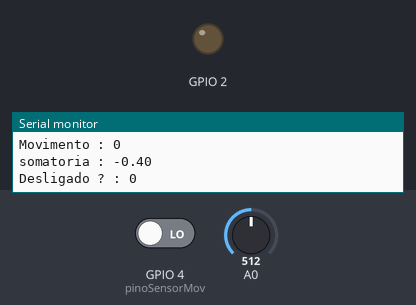
This sketch was run on a simulated ESP8266 (NodeMCU). Shown: output pins drawn as LEDs (lit = HIGH), the last lines printed to the serial monitor. The inputs (shaded band) are chosen by the test bench; at power-on: GPIO 4 (pinoSensorMov) LOW, A0 = 512. WiFi joins after 1.5 s; servers stay silent unless stated.

Above: at 3.7 s.
3.8 s: GPIO 4 (pinoSensorMov) driven HIGH
At 7.5 s:
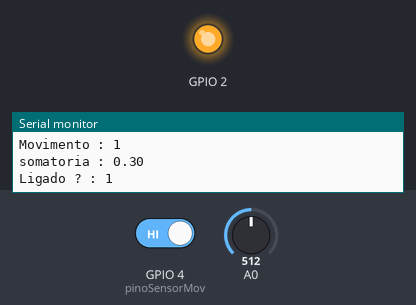
7.8 s: A0 set to 689
9.3 s: A0 set to 713
14.6 s: GPIO 4 (pinoSensorMov) driven LOW
At 17.0 s:
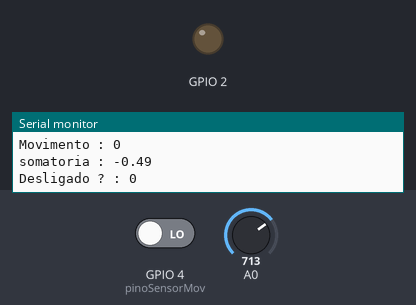
Timing chart, 0 to 18.5 s (numbered marks = the images above; inputs shaded):
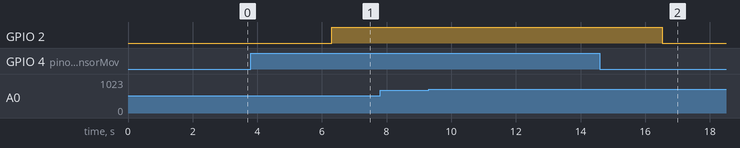

The sketch:

Perceptron.ino
```cpp
#include<WiFiClient.h>
#include <ESP8266WiFi.h>
//Configuracao Wifi
char ssid[] = "Patricia";  //  your network SSID (name)
char pass[] = "0102030405";       // your network password
IPAddress ip(192, 168, 5, 200);
IPAddress gat(192, 168, 5, 1);
IPAddress sub(255, 255, 255, 0);
//Configuracao Hora
int timeZone = -3;
String diaSemana, dia, hora, minuto;
//Configuracao sensores
int pinoSensorMov = 4;
int valorLuminosidade[10];
float mediaLuminosidade = 0;
bool valorSensorMov = 0;
int i = 0;
//variaveis perceptron
bool bias = 1;
float Wb = -0.2;
float Wm = 0.7;
float Wl = -0.4;
float aprendizagem = 0.01;

void setup() {
  pinMode(pinoSensorMov, INPUT);
  pinMode(2, OUTPUT);
  digitalWrite(2, LOW);
  Serial.begin(115200);
  initWifi();
  Serial.println("Ready!");
  for(i = 0; i < 10; i++){
    valorLuminosidade[i] = analogRead(A0);
    delay(100);
    //Serial.print("Leitura Luminosidade : ");
    //Serial.println(valorLuminosidade[i]);
  }
  i = 0;
}

void initWifi() {
  Serial.println("Conectando no Wifi");
  WiFi.config(ip, gat, sub);
  WiFi.begin(ssid, pass);

   while (WiFi.status() != WL_CONNECTED) {
      delay(500);
      Serial.print(".");
   }
  Serial.print("\nWiFi connected, IP address: ");
  Serial.println(WiFi.localIP());
}

void atualizaLuminosidade(){
  int j;
  for(j = 0; j < 8; j++){
    valorLuminosidade[i] = analogRead(A0);
    i++;
    if(i >= 10){
      i = 0;
    }
    //Serial.print("Leitura Luminosidade : ");
    //Serial.println(valorLuminosidade[i]);
    delay(50);
  }
  for(j = 0; j < 10; j++){
    mediaLuminosidade += valorLuminosidade[j];
  }
  mediaLuminosidade = (mediaLuminosidade/10)/1024;
  Serial.print("luminosidade : ");
  Serial.println(mediaLuminosidade);
}

String getTime() {
  Serial.println("Get Time");
  WiFiClient client;
  while (!!!client.connect("www.google.com", 80)) {
    Serial.println("connection failed, retrying...");
  }

  client.print("HEAD / HTTP/1.1\r\n\r\n");

  while(!!!client.available()) {
     yield();
  }

  while(client.available()){
    if (client.read() == '\n') {
      if (client.read() == 'D') {
        if (client.read() == 'a') {
          if (client.read() == 't') {
            if (client.read() == 'e') {
              if (client.read() == ':') {
                client.read();
                String theDate = client.readStringUntil('\r');
                client.stop();
                diaSemana = theDate.substring(0,3);
                dia = theDate.substring(5,7);
                hora = theDate.substring(17,19);
                minuto = theDate.substring(20,22);
                return theDate;
              }
            }
          }
        }
      }
    }
  }
}

bool perceptron(){
  float somatoria = (bias * Wb) + (mediaLuminosidade * Wl) + (valorSensorMov * Wm);
  Serial.print("somatoria : ");
  Serial.println(somatoria);
  if(somatoria > 0){
    digitalWrite(2, HIGH);
    return 1;
  }else{
    digitalWrite(2, LOW);
    return 0;
  }
}

void correcaoErro(int erro){
  Serial.print("Wb velho : ");
  Serial.println(Wb);
  Wb = Wb + (erro * aprendizagem * bias);
  Serial.print("Wb novo : ");
  Serial.println(Wb);
  Serial.print("Wl velho : ");
  Serial.println(Wl);
  Serial.print(Wl);
  Serial.print(" + ");
  Serial.print(erro);
  Serial.print(" * ");
  Serial.print(aprendizagem);
  Serial.print(" * ");
  Serial.println(mediaLuminosidade);
  Wl = Wl + (erro * aprendizagem * mediaLuminosidade);
  Serial.print("Wl novo : ");
  Serial.println(Wl);
  Serial.print("Wm velho : ");
  Serial.println(Wm);
  Wm = Wm + (erro * aprendizagem * valorSensorMov);
  Serial.print("Wm novo : ");
  Serial.println(Wm);
}

void verificaErro(bool saida){
  if(mediaLuminosidade < 0.68 && valorSensorMov == 1){
    Serial.print("Ligado ? : ");
    Serial.println(saida);
    //Aqui eu espero que tenha 1 se não tiver, então 1 - 0 = 1
    if(!saida){
      correcaoErro(1);
    }
  }else{
    Serial.print("Desligado ? : ");
    Serial.println(saida);
    //Aqui eu espero que tenha 0 se não tiver, então 0 - 1 = -1
    if(saida){
      correcaoErro(-1);
    }
  }
}

void loop() {
  atualizaLuminosidade();
  valorSensorMov = digitalRead(pinoSensorMov);
  Serial.print("Movimento : ");
  Serial.println(valorSensorMov);
  //Serial.println(getTime());
  //Serial.print("Dia semana : ");
  //Serial.println(diaSemana);
  //Serial.print("Dia : ");
  //Serial.println(dia);
  //Serial.print("hora : ");
  //Serial.println(hora);
  //Serial.print("minuto : ");
  //Serial.println(minuto);
  bool saida = perceptron();
  verificaErro(saida);
  delay(3000);
}
```

HoraAtual.ino
```cpp

```

Measured:
- after the input at 3.8 s, GPIO 2: LOW → HIGH after 2.5 s
- after the input at 7.8 s, every drawn part: stays the same
- after the input at 14.6 s, GPIO 2: HIGH → LOW after 1.9 s
